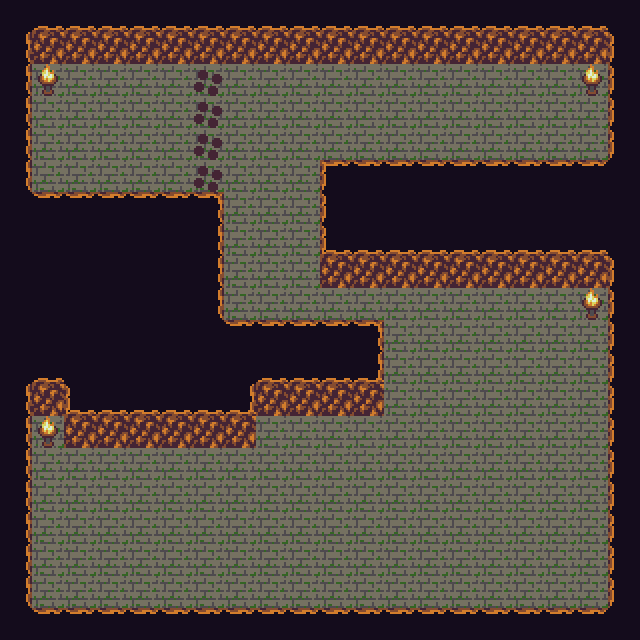

This game map was drawn from its Tiled (.tmx) file and the tilesets committed beside it. A one-line description and the full map source follow:
An orthogonal 20x20 tile map with 32x32 px tiles, 2 tile layers (ground, super) and 17 objects.

<map version="1.2" tiledversion="1.2.1" orientation="orthogonal" renderorder="right-down" width="20" height="20" tilewidth="32" tileheight="32" infinite="0" nextlayerid="4" nextobjectid="22">
 <tileset firstgid="1" source="../tilesets/tiny32.tsx" />
 <layer id="1" name="ground" width="20" height="20">
  <data encoding="csv">
87,87,87,87,87,87,87,87,87,87,87,87,87,87,87,87,87,87,87,87,
87,104,104,104,104,104,104,104,104,104,104,104,104,104,104,104,104,104,104,87,
87,105,105,105,105,105,105,105,105,105,105,105,105,105,105,105,105,105,105,87,
87,105,105,105,105,105,105,105,105,105,105,105,105,105,105,105,105,105,105,87,
87,105,105,105,105,105,105,105,105,105,105,105,105,105,105,105,105,105,105,87,
87,105,105,105,105,105,105,105,105,105,87,87,87,87,87,87,87,87,87,87,
87,87,87,87,87,87,87,105,105,105,87,87,87,87,87,87,87,87,87,87,
87,87,87,87,87,87,87,105,105,105,87,87,87,87,87,87,87,87,87,87,
87,87,87,87,87,87,87,105,105,105,104,104,104,104,104,104,104,104,104,87,
87,87,87,87,87,87,87,105,105,105,105,105,105,105,105,105,105,105,105,87,
87,87,87,87,87,87,87,87,87,87,87,87,105,105,105,105,105,105,105,87,
87,87,87,87,87,87,87,87,87,87,87,87,105,105,105,105,105,105,105,87,
87,104,87,87,87,87,87,87,104,104,104,104,105,105,105,105,105,105,105,87,
87,105,104,104,104,104,104,104,105,105,105,105,105,105,105,105,105,105,105,87,
87,105,105,105,105,105,105,105,105,105,105,105,105,105,105,105,105,105,105,87,
87,105,105,105,105,105,105,105,105,105,105,105,105,105,105,105,105,105,105,87,
87,105,105,105,105,105,105,105,105,105,105,105,105,105,105,105,105,105,105,87,
87,105,105,105,105,105,105,105,105,105,105,105,105,105,105,105,105,105,105,87,
87,105,105,105,105,105,105,105,105,105,105,105,105,105,105,105,105,105,105,87,
87,87,87,87,87,87,87,87,87,87,87,87,87,87,87,87,87,87,87,87
</data>
 </layer>
 <layer id="2" name="super" width="20" height="20">
  <data encoding="csv">
0,117,117,117,117,117,117,117,117,117,117,117,117,117,117,117,117,117,117,0,
102,0,0,0,0,0,0,0,0,0,0,0,0,0,0,0,0,0,0,100,
102,206,0,0,0,0,174,0,0,0,0,0,0,0,0,0,0,0,206,100,
102,0,0,0,0,0,174,0,0,0,0,0,0,0,0,0,0,0,0,100,
102,0,0,0,0,0,174,0,0,0,0,0,0,0,0,0,0,0,0,100,
102,0,0,0,0,0,174,0,0,0,84,85,85,85,85,85,85,85,85,0,
0,85,85,85,85,85,86,0,0,0,100,0,0,0,0,0,0,0,0,0,
0,0,0,0,0,0,102,0,0,0,116,117,117,117,117,117,117,117,117,0,
0,0,0,0,0,0,102,0,0,0,0,0,0,0,0,0,0,0,0,100,
0,0,0,0,0,0,102,0,0,0,0,0,0,0,0,0,0,0,206,100,
0,0,0,0,0,0,0,85,85,85,85,86,0,0,0,0,0,0,0,100,
0,117,0,0,0,0,0,0,117,117,117,118,0,0,0,0,0,0,0,100,
102,0,116,117,117,117,117,118,0,0,0,0,0,0,0,0,0,0,0,100,
102,206,0,0,0,0,0,0,0,0,0,0,0,0,0,0,0,0,0,100,
102,0,0,0,0,0,0,0,0,0,0,0,0,0,0,0,0,0,0,100,
102,0,0,0,0,0,0,0,0,0,0,0,0,0,0,0,0,0,0,100,
102,0,0,0,0,0,0,0,0,0,0,0,0,0,0,0,0,0,0,100,
102,0,0,0,0,0,0,0,0,0,0,0,0,0,0,0,0,0,0,100,
102,0,0,0,0,0,0,0,0,0,0,0,0,0,0,0,0,0,0,100,
0,85,85,85,85,85,85,85,85,85,85,85,85,85,85,85,85,85,85,0
</data>
 </layer>
 <objectgroup id="3" name="collision">
  <properties>
   <property name="collidable" type="bool" value="true" />
  </properties>
  <object id="5" x="32" y="32" width="608" height="32" />
  <object id="6" x="608" y="64" width="32" height="128" />
  <object id="7" x="320" y="160" width="288" height="32" />
  <object id="8" x="320" y="192" width="32" height="96" />
  <object id="9" x="352" y="256" width="288" height="32" />
  <object id="10" x="608" y="288" width="32" height="352" />
  <object id="11" x="0" y="608" width="608" height="32" />
  <object id="12" x="0" y="352" width="32" height="256" />
  <object id="13" x="32" y="352" width="32" height="64" />
  <object id="14" x="64" y="384" width="32" height="64" />
  <object id="15" x="96" y="416" width="160" height="32" />
  <object id="16" x="224" y="384" width="160" height="32" />
  <object id="17" x="352" y="320" width="32" height="64" />
  <object id="18" x="192" y="320" width="160" height="32" />
  <object id="19" x="192" y="192" width="32" height="128" />
  <object id="20" x="0" y="192" width="192" height="32" />
  <object id="21" x="0" y="32" width="32" height="160" />
 </objectgroup>
</map>
